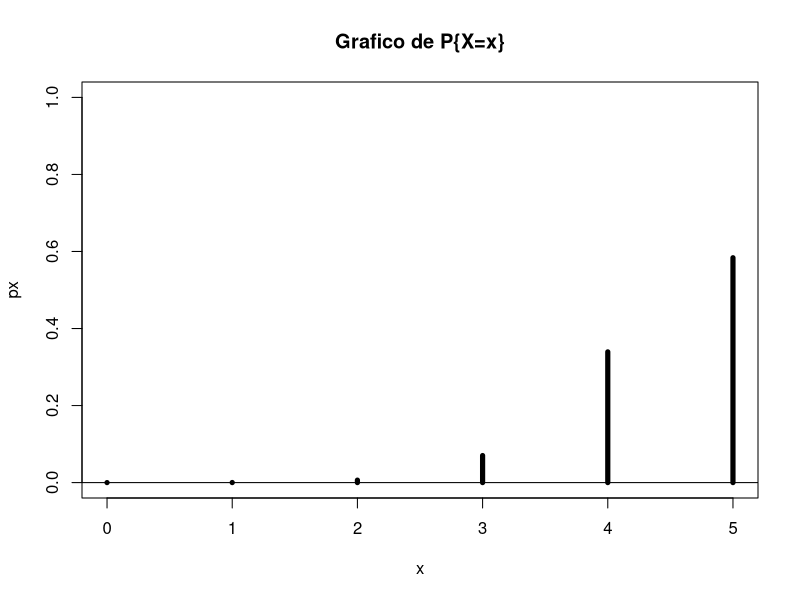

Here is the R script that generated this plot:
choose(100, 5) # n´umero de muestras posibles

choose(90, 5) # n° muestras con 5 chips en buen estado

choose(90, 5) / choose(100, 5) # P{X = 5}

choose(90, 4) * choose(10, 1) / choose(100, 5) # P{X = 4}

choose(90, 4:5) * choose(10, 1:0) / choose(100, 5) # P{X=4}, P{X=5}

sum(choose(90, 4:5) * choose(10, 1:0) / choose(100, 5)) # P{X>=4}

x = 0:5 # recorrido de X

px = choose(90, x) * choose(10, 5-x) / choose(100, 5); px # P{X=x}

round(px, 3) # redondeo a tres cifras

cbind(x, 'P{X=x}' = round(px, 3)) # formato tabla
# gr´afico de P{X = x}

plot(x, px, type = 'h', lwd = 5, ylim = c(0, 1),
main = 'Grafico de P{X=x}'); abline(h = 0)
# reconociendo la distribuci´on Hipergeom´etrica y utilizando la funci´on "dhyper()"

dhyper(0:5, 90, 10, 5)

cbind(x, 'P{X=x}' = round(px, 5), # comparaci´on
    'dhyper' = round(dhyper(0:5, 90, 10, 5), 5))

sum(x * px) # valor esperado de X
